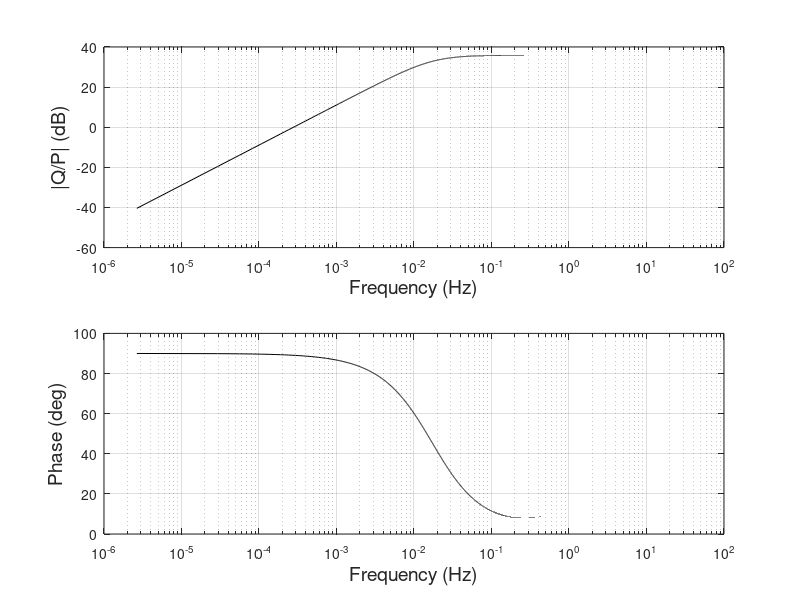

Here is the MATLAB script that generated this plot:
% Example 6.7  Use MATLAB to plot the the transfer function of a respirator
%  airway system.

clear all; close all;
w = .001:.01:10000;             % Construct frequency vector
TF = (9.52*j*w.*(1+j*.0024*w))./(1 - .00025*(w.^2) + j*.155*w);   % Construct transfer function. 
Mag = 20*log10(abs(TF));
Phase = angle(TF)*360/(2*pi);
subplot(2,1,1);
  semilogx(w/(60*2*pi),Mag,'k');
  xlabel('Frequency (Hz)','FontSize',14);
  ylabel('|Q/P| (dB)','FontSize',14);
  %xlim([.0001 200]);
  grid on;
subplot(2,1,2);
  semilogx(w/(60*2*pi),Phase,'k');
  xlabel('Frequency (Hz)','FontSize',14);
  ylabel('Phase (deg)','FontSize',14);  
  %xlim([.0001 200]);
  grid on;
